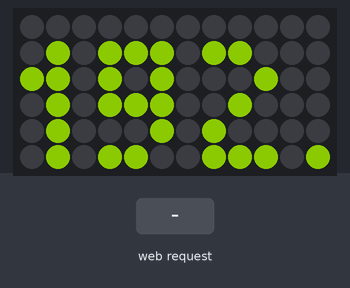
The sketch below on a simulated ESP8266 (NodeMCU). Shown: 12×6 RGB LED matrix (first LED top left, wired row by row). The inputs (shaded band) are chosen by the test bench. Dim RGB values are drawn brighter than linear; WiFi joins after 1.5 s; servers stay silent unless stated; what the sketch prints to the serial monitor is not drawn.

Above: at 2.77 s.
2.8 s: HTTP request GET /content?text=red received
At 2.87 s:
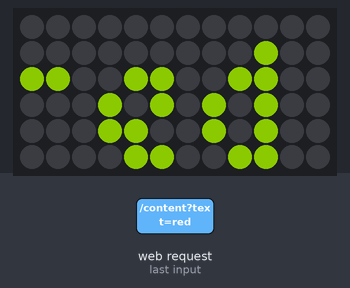
4.6 s: HTTP request GET /content?text=green received
At 4.69 s:
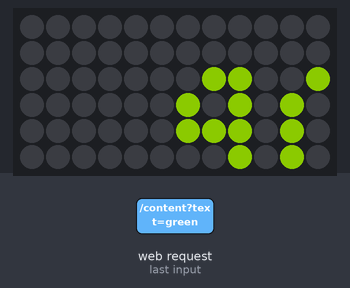
6.1 s: HTTP request GET /content?text=blue received
At 6.21 s:
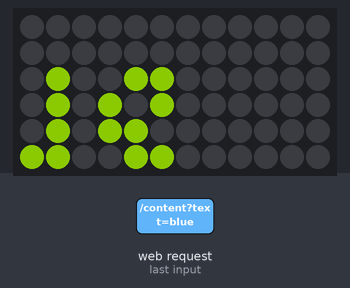
7.6 s: HTTP request GET /content?text=caef received
At 7.73 s:
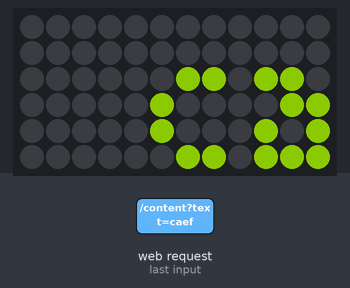

The sketch:

matrixWebServer.ino
```cpp
// Скетч бегущей строки для ESP01
// для матрицы 12х6
// Gotchau 25/12/22

#include <Adafruit_GFX.h>
#include <Adafruit_NeoMatrix.h>
#include <Adafruit_NeoPixel.h>
#include <Fonts/TomThumb.h>
#include <ESP8266WiFi.h>
#include <WiFiClient.h>
#include <ESP8266WebServer.h>
#include <ESP8266mDNS.h>

#ifndef STASSID
#define STASSID "your-wifi"
#define STAPSK "password"
#endif

#define PIN 2
#define MAX_TEXT_LENGHT 30
#define CHAR_WIDTH 3

const char *ssid = STASSID;
const char *password = STAPSK;

ESP8266WebServer server(80);

Adafruit_NeoMatrix matrix = Adafruit_NeoMatrix(12, 6, PIN,
                                              NEO_MATRIX_TOP + NEO_MATRIX_LEFT +
                                              NEO_MATRIX_ROWS + NEO_MATRIX_ZIGZAG,
                                              NEO_GRB + NEO_KHZ800);

int x = matrix.width();
int y = matrix.height();
int pass = 0;

String text;
int16_t text_width;

uint32_t now = 0;
uint32_t lastMillis = 0;

void onContent()
{
  text = server.arg("text");
  String color = server.arg("color");

  String r = server.arg("r");
  String g = server.arg("g");
  String b = server.arg("b");

  if (color == "red")
    matrix.setTextColor(matrix.Color(255, 0, 0));
  else if (color == "green")
    matrix.setTextColor(matrix.Color(0, 255, 0));
  else if (color == "blue")
    matrix.setTextColor(matrix.Color(0, 0, 255));
  else if (color == "caef")
    matrix.setTextColor(matrix.Color(202, 239, 0));

  if (r != "" && g != "" && b != "")
  {
    matrix.setTextColor(matrix.Color(r.toInt(), g.toInt(), b.toInt()));
  }

  Serial.println(text);
  server.send(200, "text/plain", text);
}

void matrixInit()
{
  text.reserve(MAX_TEXT_LENGHT);

  matrix.begin();
  matrix.setBrightness(125);
  matrix.setTextWrap(false);
  matrix.setFont(&TomThumb);
  matrix.setTextColor(matrix.Color(202, 239, 0));

  // более правильный способ определения ширины текста
  // к сожалению, нерабочий
  // int16_t d1;
  // uint16_t d2;
  // matrix.getTextBounds(text, 0, 0, &d1, &d1, &text_width, &d2);
}

void serverInit()
{
  Serial.begin(115200);
  WiFi.mode(WIFI_STA);
  WiFi.begin(ssid, password);
  Serial.println("");

  // Wait for connection
  while (WiFi.status() != WL_CONNECTED)
  {
    delay(500);
    Serial.print(".");
  }

  Serial.println("");
  Serial.print("Connected to ");
  Serial.println(ssid);
  Serial.print("IP address: ");
  Serial.println(WiFi.localIP());

  text = WiFi.localIP().toString();

  if (MDNS.begin("esp8266"))
  {
    Serial.println("MDNS responder started");
  }

  server.on("/content", onContent);

  server.begin();
  Serial.println("HTTP server started");
}

void setup(void)
{
  matrixInit();
  serverInit();
}

void display()
{
  now = millis();
  if (now - lastMillis > 100)
  {
    lastMillis = now;

    matrix.fillScreen(0);
    matrix.setCursor(x, y);
    matrix.print(text);

    text_width = text.length() * (CHAR_WIDTH + 1); // символ и пробел

    if (--x < -text_width)
    {
      x = matrix.width();
    }
    matrix.show();
  }
}

void loop(void)
{
  server.handleClient();
  MDNS.update();

  display();
}
```
